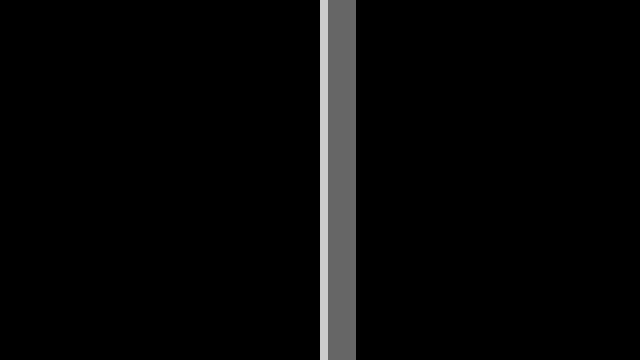
Frame 1 (no input)
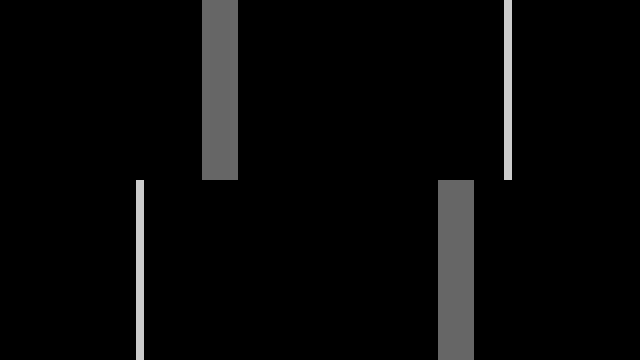
Frame 60 (the mouse pressed at the canvas centre just before this capture)
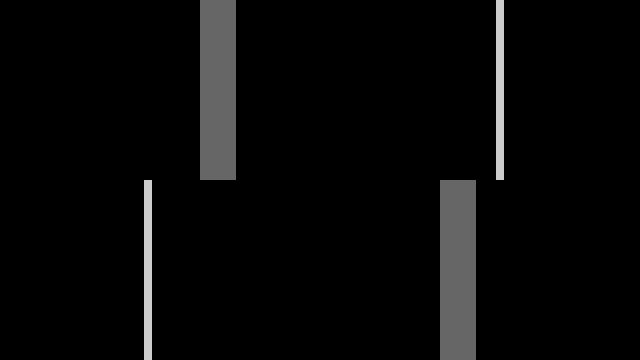
Frame 120 (the mouse held since frame 60 and released just before this capture)

The Processing sketch that drew these frames (run headless with seeded random() and noise(); from frame 60 on, the mouse is pressed at the canvas centre):

// Processing sketch: Distance1D
// ── Distance1D.pde
/**
 * Distance 1D. 
 * 
 * Move the mouse left and right to control the 
 * speed and direction of the moving shapes. 
 */
 
float xpos1;
float xpos2;
float xpos3;
float xpos4;
int thin = 8;
int thick = 36;

void setup() 
{
  size(640, 360);
  noStroke();
  xpos1 = width/2;
  xpos2 = width/2;
  xpos3 = width/2;
  xpos4 = width/2;
}

void draw() 
{
  background(0);
  
  float mx = mouseX * 0.4 - width/5.0;
  
  fill(102);
  rect(xpos2, 0, thick, height/2);
  fill(204);
  rect(xpos1, 0, thin, height/2);
  fill(102);
  rect(xpos4, height/2, thick, height/2);
  fill(204);
  rect(xpos3, height/2, thin, height/2);
	
  xpos1 += mx/16;
  xpos2 += mx/64;
  xpos3 -= mx/16;
  xpos4 -= mx/64;
  
  if(xpos1 < -thin)  { xpos1 =  width; }
  if(xpos1 >  width) { xpos1 = -thin; }
  if(xpos2 < -thick) { xpos2 =  width; }
  if(xpos2 >  width) { xpos2 = -thick; }
  if(xpos3 < -thin)  { xpos3 =  width; }
  if(xpos3 >  width) { xpos3 = -thin; }
  if(xpos4 < -thick) { xpos4 =  width; }
  if(xpos4 >  width) { xpos4 = -thick; }
}
